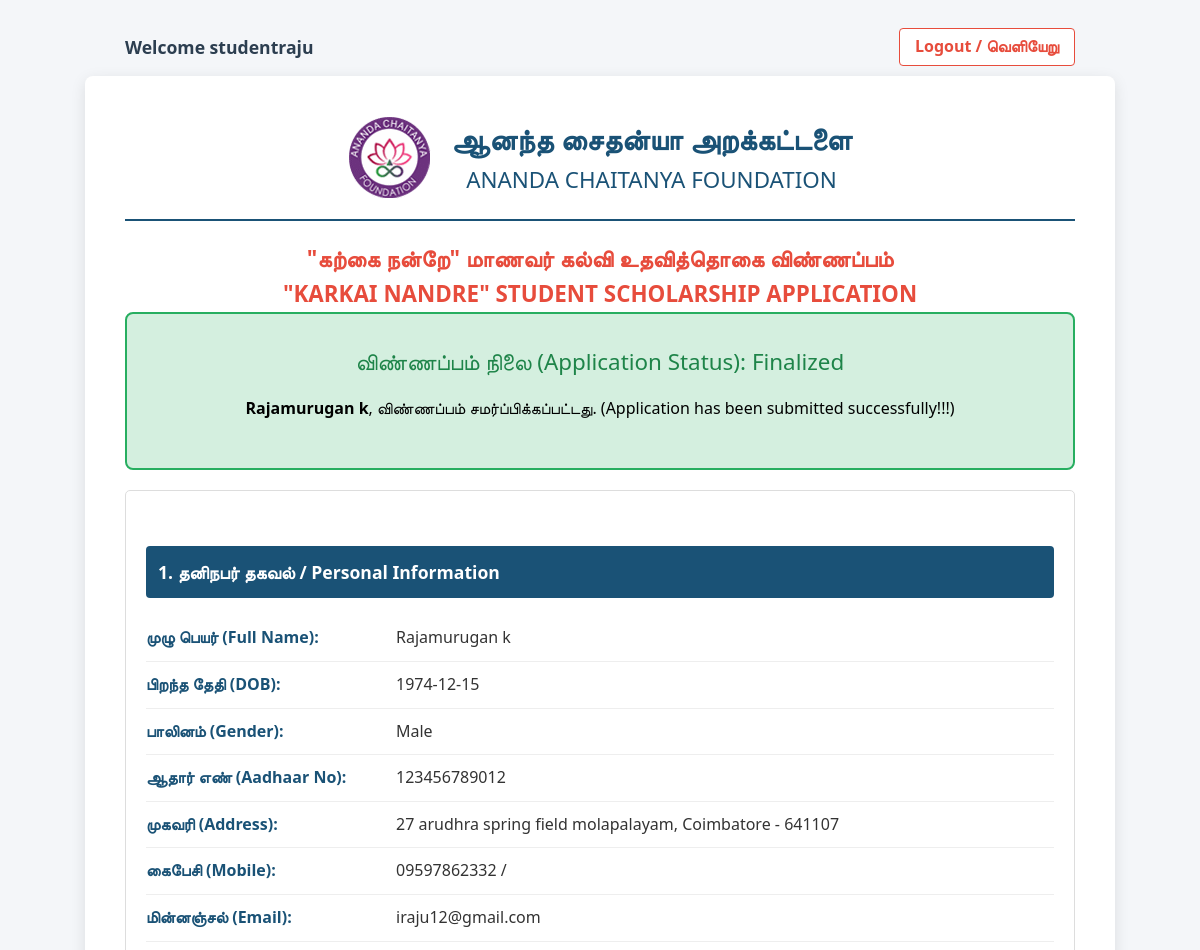
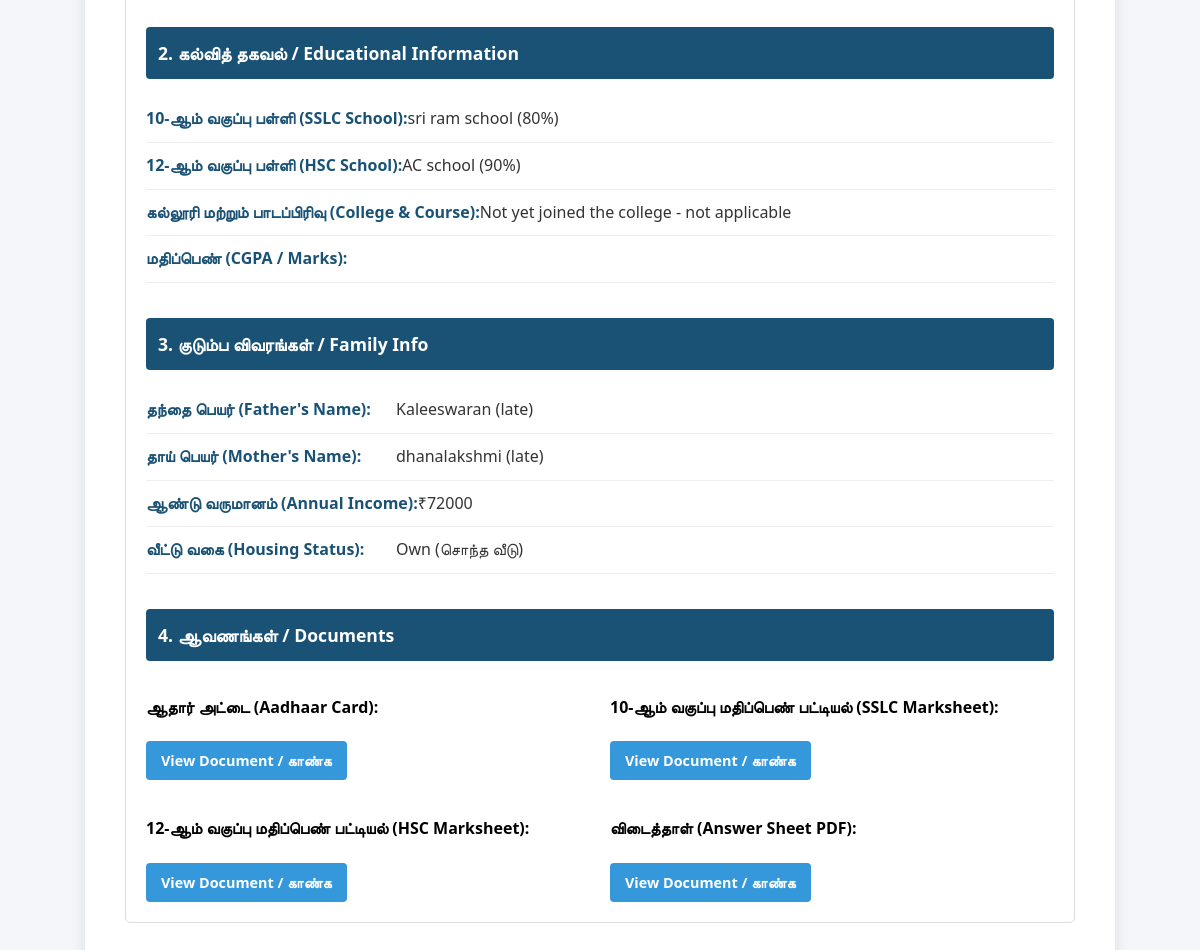
The app's page /dash_student (signed in) with its own data (2 pictures, top to bottom).
### tables this page shows
CREATE TABLE applications (
        id INTEGER PRIMARY KEY AUTOINCREMENT,
        student_id INTEGER UNIQUE,
        full_name TEXT, dob TEXT, gender TEXT, 
        mobile_primary TEXT, mobile_secondary TEXT, email TEXT,
        address TEXT, district TEXT, pincode TEXT, aadhaar_number TEXT,
        aadhaar_card_file TEXT, sslc_marksheet_file TEXT, 
        hsc_marksheet_file TEXT, semester_marksheet_file TEXT,
        sslc_school TEXT, sslc_marks TEXT, sslc_percent TEXT,
        hsc_school TEXT, hsc_marks TEXT, hsc_percent TEXT,
        current_college TEXT, current_course TEXT, cgpa TEXT, semester_marks TEXT,
        father_name TEXT, father_occupation TEXT, mother_name TEXT, mother_occupation TEXT,
        dependents TEXT, annual_income TEXT, other_scholarship TEXT, 
        scholarship_details TEXT, housing_type TEXT, talents TEXT,
        ref1_name TEXT, ref1_contact TEXT, ref1_relation TEXT,
        ref2_name TEXT, ref2_contact TEXT, ref2_relation TEXT,
        written_test_pdf TEXT,
        status TEXT DEFAULT 'Submitted',
        coordinator_remarks TEXT, evaluator_score INTEGER, evaluator_remarks TEXT,
        submission_date TIMESTAMP DEFAULT CURRENT_TIMESTAMP, assigned_to INTEGER, details_marks INTEGER, comm_marks INTEGER, econ_marks INTEGER, parent_marks INTEGER, own_remarks_marks INTEGER, acad_marks INTEGER, written_marks INTEGER, talent_marks INTEGER, evaluator_recommendation TEXT, evaluator_comments TEXT, interview_marks INTEGER, final_decision TEXT, final_comments TEXT, interview_doc TEXT,
        FOREIGN KEY(student_id) REFERENCES users(id));

### app.py (the view)
@app.route('/dash_student')
@login_required
def dash_student():
    conn = get_db()
    app_data = conn.execute("SELECT * FROM applications WHERE student_id = ?", (session['user_id'],)).fetchone()
    conn.close()
    return render_template('dash_student.html', application=app_data)

### app.py (called while the page is built)
def get_db():
    conn = sqlite3.connect(DB_NAME)
    conn.row_factory = sqlite3.Row
    return conn

def login_required(f):
    @wraps(f)
    def decorated_function(*args, **kwargs):
        if 'user_id' not in session:
            return redirect(url_for('login'))
        return f(*args, **kwargs)
    return decorated_function

### templates/dash_student.html (shortened to what this page needs)
<!DOCTYPE html>
<html lang="ta">
<head>
</head>
<body>
<div class="top-bar">
    <div class="welcome-msg">
        Welcome {{ session['username'] }}
    </div>
    <a href="/logout" class="logout-link">Logout / வெளியேறு</a>
</div>
<div class="container">
    <div class="header-flex">
        <img src="{{ url_for('static', filename='images/ACF_logo.png') }}" alt="ACF Logo" class="logo-img">
        <div class="title-group">
            <h1 style="text-align:center;">ஆனந்த சைதன்யா அறக்கட்டளை</h1>
            <h2 style="text-align:center;">ANANDA CHAITANYA FOUNDATION</h2>
        </div>
    </div>
    <h2 style="text-align:center; color:#e74c3c; font-weight: bold;"> "கற்கை நன்றே" மாணவர் கல்வி உதவித்தொகை விண்ணப்பம் </h2>
    <h2 style="text-align:center; color:#e74c3c; font-weight: bold;">"KARKAI NANDRE" STUDENT SCHOLARSHIP APPLICATION</h2>
    {% if application %}
        <div class="status-box">
            <h2 style="color:#1e8449;">விண்ணப்பம் நிலை (Application Status): {{ application['status'] }}</h2>
            <p><strong>{{ application['full_name'] }}</strong>, விண்ணப்பம் சமர்ப்பிக்கப்பட்டது. (Application has been submitted successfully!!!)</p>
        </div>
        <div class="detail-card">
            <h3>1. தனிநபர் தகவல் / Personal Information</h3>
            <div class="detail-row"><span class="detail-label">முழு பெயர் (Full Name):</span> <span class="detail-value">{{ application['full_name'] }}</span></div>
            <div class="detail-row"><span class="detail-label">பிறந்த தேதி (DOB):</span> <span class="detail-value">{{ application['dob'] }}</span></div>
            <div class="detail-row"><span class="detail-label">பாலினம் (Gender):</span> <span class="detail-value">{{ application['gender'] }}</span></div>
            <div class="detail-row"><span class="detail-label">ஆதார் எண் (Aadhaar No):</span> <span class="detail-value">{{ application['aadhaar_number'] }}</span></div>
            <div class="detail-row"><span class="detail-label">முகவரி (Address):</span> <span class="detail-value">{{ application['address'] }}, {{ application['district'] }} - {{ application['pincode'] }}</span></div>
            <div class="detail-row"><span class="detail-label">கைபேசி (Mobile):</span> <span class="detail-value">{{ application['mobile_primary'] }} / {{ application['mobile_secondary'] }}</span></div>
            <div class="detail-row"><span class="detail-label">மின்னஞ்சல் (Email):</span> <span class="detail-value">{{ application['email'] }}</span></div>
            <h3>2. கல்வித் தகவல் / Educational Information</h3>
            <div class="detail-row"><span class="detail-label">10-ஆம் வகுப்பு பள்ளி (SSLC School):</span> <span class="detail-value">{{ application['sslc_school'] }} ({{ application['sslc_percent'] }}%)</span></div>
            <div class="detail-row"><span class="detail-label">12-ஆம் வகுப்பு பள்ளி (HSC School):</span> <span class="detail-value">{{ application['hsc_school'] }} ({{ application['hsc_percent'] }}%)</span></div>
            <div class="detail-row"><span class="detail-label">கல்லூரி மற்றும் பாடப்பிரிவு (College & Course):</span> <span class="detail-value">{{ application['current_college'] }} - {{ application['current_course'] }}</span></div>
            <div class="detail-row"><span class="detail-label">மதிப்பெண் (CGPA / Marks):</span> <span class="detail-value">{{ application['cgpa'] }}</span></div>
            <h3>3. குடும்ப விவரங்கள் / Family Info</h3>
            <div class="detail-row"><span class="detail-label">தந்தை பெயர் (Father's Name):</span> <span class="detail-value">{{ application['father_name'] }} ({{ application['father_occupation'] }})</span></div>
            <div class="detail-row"><span class="detail-label">தாய் பெயர் (Mother's Name):</span> <span class="detail-value">{{ application['mother_name'] }} ({{ application['mother_occupation'] }})</span></div>
            <div class="detail-row"><span class="detail-label">ஆண்டு வருமானம் (Annual Income):</span> <span class="detail-value">₹{{ application['annual_income'] }}</span></div>
            <div class="detail-row"><span class="detail-label">வீட்டு வகை (Housing Status):</span> <span class="detail-value">{{ application['housing_type'] }}</span></div>
            <h3>4. ஆவணங்கள் / Documents</h3>
            <div class="grid">
                <div>
                    <p><strong>ஆதார் அட்டை (Aadhaar Card):</strong></p>
                    <a href="{{ url_for('download', filename=application['aadhaar_card_file']) }}" class="file-link" target="_blank">View Document / காண்க</a>
                </div>
                <div>
                    <p><strong>10-ஆம் வகுப்பு மதிப்பெண் பட்டியல் (SSLC Marksheet):</strong></p>
                    <a href="{{ url_for('download', filename=application['sslc_marksheet_file']) }}" class="file-link" target="_blank">View Document / காண்க</a>
                </div>
                <div>
                    <p><strong>12-ஆம் வகுப்பு மதிப்பெண் பட்டியல் (HSC Marksheet):</strong></p>
                    <a href="{{ url_for('download', filename=application['hsc_marksheet_file']) }}" class="file-link" target="_blank">View Document / காண்க</a>
                </div>
                <div>
                    <p><strong>விடைத்தாள் (Answer Sheet PDF):</strong></p>
                    <a href="{{ url_for('download', filename=application['written_test_pdf']) }}" class="file-link" target="_blank">View Document / காண்க</a>
                </div>
            </div>
        </div>
    {% endif %}
</div>
</body>
</html>

### templates/dash_student.html (style rules this page uses)
body { font-family: 'Segoe UI', Arial, sans-serif; padding: 20px; background-color: #f4f6f9; line-height: 1.6; }
.container { max-width: 950px; margin: 0 auto; background: white; padding: 40px; border-radius: 8px; box-shadow: 0 4px 15px rgba(0,0,0,0.1); }
.top-bar { display: flex; justify-content: space-between; align-items: center; max-width: 950px; margin: 0 auto 10px auto; padding: 0 10px; }
.welcome-msg { font-weight: 600; color: #2c3e50; font-size: 1.1em; }
.logout-link { color: #e74c3c; text-decoration: none; font-weight: bold; background: #fff; padding: 5px 15px; border-radius: 4px; border: 1px solid #e74c3c; transition: all 0.3s; }
.header-flex { display: flex; align-items: center; justify-content: center; gap: 20px; margin-bottom: 20px; border-bottom: 2px solid #1a5276; padding-bottom: 20px; }
.logo-img { max-height: 100px; width: auto; }
.title-group { text-align: left; }
h1, h2 { margin: 0; color: #1a5276; }
h1 { font-size: 1.8em; }
h2 { font-size: 1.4em; font-weight: normal; }
h3 { background-color: #1a5276; color: white; padding: 12px; margin-top: 35px; border-radius: 4px; font-size: 1.1em; }
.grid { display: grid; grid-template-columns: 1fr 1fr; gap: 20px; }
.status-box { background: #d4efdf; padding: 30px; border-radius: 8px; text-align: center; border: 2px solid #27ae60; margin-bottom: 20px; }
.detail-card { background: #fff; border: 1px solid #ddd; padding: 20px; border-radius: 5px; margin-top: 10px; }
.detail-row { display: flex; justify-content: space-between; padding: 10px 0; border-bottom: 1px solid #eee; }
.detail-label { font-weight: bold; color: #1a5276; min-width: 250px; }
.detail-value { color: #333; flex-grow: 1; text-align: left; }
.file-link { display: inline-block; background: #3498db; color: white; padding: 8px 15px; text-decoration: none; border-radius: 4px; font-weight: bold; font-size: 0.9em; margin-top: 5px; }

### records on screen
applications: status "Finalized", full_name "Rajamurugan k", dob "1974-12-15", gender "Male", aadhaar_number "123456789012", address "27 arudhra spring field molapalayam", district "Coimbatore", pincode "641107", mobile_primary "09597862332", email "iraju12@gmail.com", sslc_school "sri ram school", sslc_percent "80", hsc_school "AC school", hsc_percent "90", current_college "Not yet joined the college", current_course "not applicable", father_name "Kaleeswaran", father_occupation "late", mother_name "dhanalakshmi", mother_occupation "late", annual_income "72000", housing_type "Own (சொந்த வீடு)"

### other values on screen
{{ session['username'] }} "studentraju"
